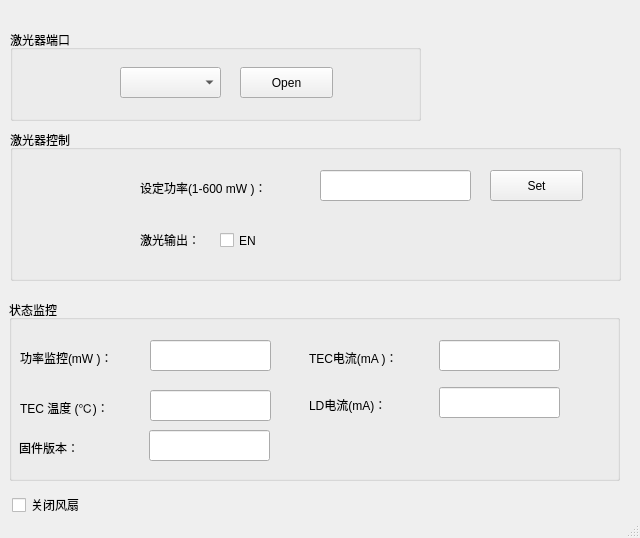
<?xml version="1.0" encoding="UTF-8"?>
<ui version="4.0">
 <class>FringeSetting</class>
 <widget class="QMainWindow" name="FringeSetting">
  <property name="geometry">
   <rect>
    <x>0</x>
    <y>0</y>
    <width>640</width>
    <height>538</height>
   </rect>
  </property>
  <property name="windowTitle">
   <string>HPL Controller</string>
  </property>
  <property name="windowIcon">
   <iconset resource="res.qrc">
    <normaloff>:/res/app.ico</normaloff>:/res/app.ico</iconset>
  </property>
  <widget class="QWidget" name="centralWidget">
   <widget class="QComboBox" name="comboBox">
    <property name="geometry">
     <rect>
      <x>120</x>
      <y>67</y>
      <width>101</width>
      <height>31</height>
     </rect>
    </property>
   </widget>
   <widget class="QPushButton" name="pushButton_Open">
    <property name="geometry">
     <rect>
      <x>240</x>
      <y>67</y>
      <width>93</width>
      <height>31</height>
     </rect>
    </property>
    <property name="text">
     <string>Open</string>
    </property>
   </widget>
   <widget class="QLabel" name="label_ComSta">
    <property name="geometry">
     <rect>
      <x>30</x>
      <y>57</y>
      <width>51</width>
      <height>51</height>
     </rect>
    </property>
    <property name="text">
     <string/>
    </property>
    <property name="pixmap">
     <pixmap resource="res.qrc">:/res/invisible.png</pixmap>
    </property>
    <property name="scaledContents">
     <bool>true</bool>
    </property>
   </widget>
   <widget class="QGroupBox" name="groupBox">
    <property name="geometry">
     <rect>
      <x>10</x>
      <y>30</y>
      <width>411</width>
      <height>91</height>
     </rect>
    </property>
    <property name="title">
     <string>激光器端口</string>
    </property>
   </widget>
   <widget class="QCheckBox" name="checkBox">
    <property name="geometry">
     <rect>
      <x>220</x>
      <y>220</y>
      <width>61</width>
      <height>41</height>
     </rect>
    </property>
    <property name="text">
     <string>EN</string>
    </property>
   </widget>
   <widget class="QPushButton" name="pushButton_Open_3">
    <property name="geometry">
     <rect>
      <x>490</x>
      <y>170</y>
      <width>93</width>
      <height>31</height>
     </rect>
    </property>
    <property name="text">
     <string>Set</string>
    </property>
   </widget>
   <widget class="QLineEdit" name="lineEdit">
    <property name="geometry">
     <rect>
      <x>320</x>
      <y>170</y>
      <width>151</width>
      <height>31</height>
     </rect>
    </property>
   </widget>
   <widget class="QLabel" name="label">
    <property name="geometry">
     <rect>
      <x>140</x>
      <y>232</y>
      <width>72</width>
      <height>15</height>
     </rect>
    </property>
    <property name="text">
     <string>激光输出：</string>
    </property>
   </widget>
   <widget class="QLabel" name="label_2">
    <property name="geometry">
     <rect>
      <x>140</x>
      <y>180</y>
      <width>171</width>
      <height>16</height>
     </rect>
    </property>
    <property name="text">
     <string>设定功率(1-600 mW )：</string>
    </property>
   </widget>
   <widget class="QLineEdit" name="lineEdit_TECTem">
    <property name="enabled">
     <bool>true</bool>
    </property>
    <property name="geometry">
     <rect>
      <x>150</x>
      <y>390</y>
      <width>121</width>
      <height>31</height>
     </rect>
    </property>
    <property name="readOnly">
     <bool>true</bool>
    </property>
   </widget>
   <widget class="QLabel" name="label_3">
    <property name="geometry">
     <rect>
      <x>20</x>
      <y>400</y>
      <width>121</width>
      <height>16</height>
     </rect>
    </property>
    <property name="text">
     <string>TEC 温度 (℃)：</string>
    </property>
   </widget>
   <widget class="QLineEdit" name="lineEdit_MonPower">
    <property name="enabled">
     <bool>true</bool>
    </property>
    <property name="geometry">
     <rect>
      <x>150</x>
      <y>340</y>
      <width>121</width>
      <height>31</height>
     </rect>
    </property>
    <property name="readOnly">
     <bool>true</bool>
    </property>
   </widget>
   <widget class="QLabel" name="label_6">
    <property name="geometry">
     <rect>
      <x>20</x>
      <y>350</y>
      <width>111</width>
      <height>16</height>
     </rect>
    </property>
    <property name="text">
     <string>功率监控(mW )：</string>
    </property>
   </widget>
   <widget class="QGroupBox" name="groupBox_2">
    <property name="geometry">
     <rect>
      <x>9</x>
      <y>300</y>
      <width>611</width>
      <height>181</height>
     </rect>
    </property>
    <property name="title">
     <string>状态监控</string>
    </property>
    <widget class="QLabel" name="label_7">
     <property name="geometry">
      <rect>
       <x>10</x>
       <y>140</y>
       <width>81</width>
       <height>16</height>
      </rect>
     </property>
     <property name="text">
      <string>固件版本：</string>
     </property>
    </widget>
    <widget class="QLineEdit" name="lineEdit_Ver">
     <property name="enabled">
      <bool>true</bool>
     </property>
     <property name="geometry">
      <rect>
       <x>140</x>
       <y>130</y>
       <width>121</width>
       <height>31</height>
      </rect>
     </property>
     <property name="readOnly">
      <bool>true</bool>
     </property>
    </widget>
    <widget class="QLineEdit" name="lineEdit_LDI">
     <property name="enabled">
      <bool>true</bool>
     </property>
     <property name="geometry">
      <rect>
       <x>430</x>
       <y>87</y>
       <width>121</width>
       <height>31</height>
      </rect>
     </property>
     <property name="readOnly">
      <bool>true</bool>
     </property>
    </widget>
    <widget class="QLabel" name="label_5">
     <property name="geometry">
      <rect>
       <x>300</x>
       <y>97</y>
       <width>101</width>
       <height>16</height>
      </rect>
     </property>
     <property name="text">
      <string>LD电流(mA)：</string>
     </property>
    </widget>
    <widget class="QLineEdit" name="lineEdit_TECI">
     <property name="enabled">
      <bool>true</bool>
     </property>
     <property name="geometry">
      <rect>
       <x>430</x>
       <y>40</y>
       <width>121</width>
       <height>31</height>
      </rect>
     </property>
     <property name="readOnly">
      <bool>true</bool>
     </property>
    </widget>
    <widget class="QLabel" name="label_4">
     <property name="geometry">
      <rect>
       <x>300</x>
       <y>50</y>
       <width>111</width>
       <height>16</height>
      </rect>
     </property>
     <property name="text">
      <string>TEC电流(mA )：</string>
     </property>
    </widget>
   </widget>
   <widget class="QGroupBox" name="groupBox_3">
    <property name="geometry">
     <rect>
      <x>10</x>
      <y>130</y>
      <width>611</width>
      <height>151</height>
     </rect>
    </property>
    <property name="title">
     <string>激光器控制</string>
    </property>
    <widget class="QLabel" name="label_Laser_Status">
     <property name="geometry">
      <rect>
       <x>20</x>
       <y>50</y>
       <width>80</width>
       <height>90</height>
      </rect>
     </property>
     <property name="text">
      <string/>
     </property>
     <property name="pixmap">
      <pixmap resource="res.qrc">:/res/laser_gray.png</pixmap>
     </property>
     <property name="scaledContents">
      <bool>true</bool>
     </property>
    </widget>
   </widget>
   <widget class="QCheckBox" name="checkBox_fan">
    <property name="geometry">
     <rect>
      <x>12</x>
      <y>490</y>
      <width>91</width>
      <height>30</height>
     </rect>
    </property>
    <property name="text">
     <string>关闭风扇</string>
    </property>
   </widget>
   <zorder>groupBox</zorder>
   <zorder>groupBox_3</zorder>
   <zorder>groupBox_2</zorder>
   <zorder>comboBox</zorder>
   <zorder>pushButton_Open</zorder>
   <zorder>label_ComSta</zorder>
   <zorder>checkBox</zorder>
   <zorder>pushButton_Open_3</zorder>
   <zorder>lineEdit</zorder>
   <zorder>label</zorder>
   <zorder>label_2</zorder>
   <zorder>lineEdit_TECTem</zorder>
   <zorder>label_3</zorder>
   <zorder>lineEdit_MonPower</zorder>
   <zorder>label_6</zorder>
   <zorder>checkBox_fan</zorder>
  </widget>
  <widget class="QStatusBar" name="statusBar"/>
 </widget>
 <layoutdefault spacing="6" margin="11"/>
 <resources>
  <include location="res.qrc"/>
 </resources>
 <connections/>
</ui>
